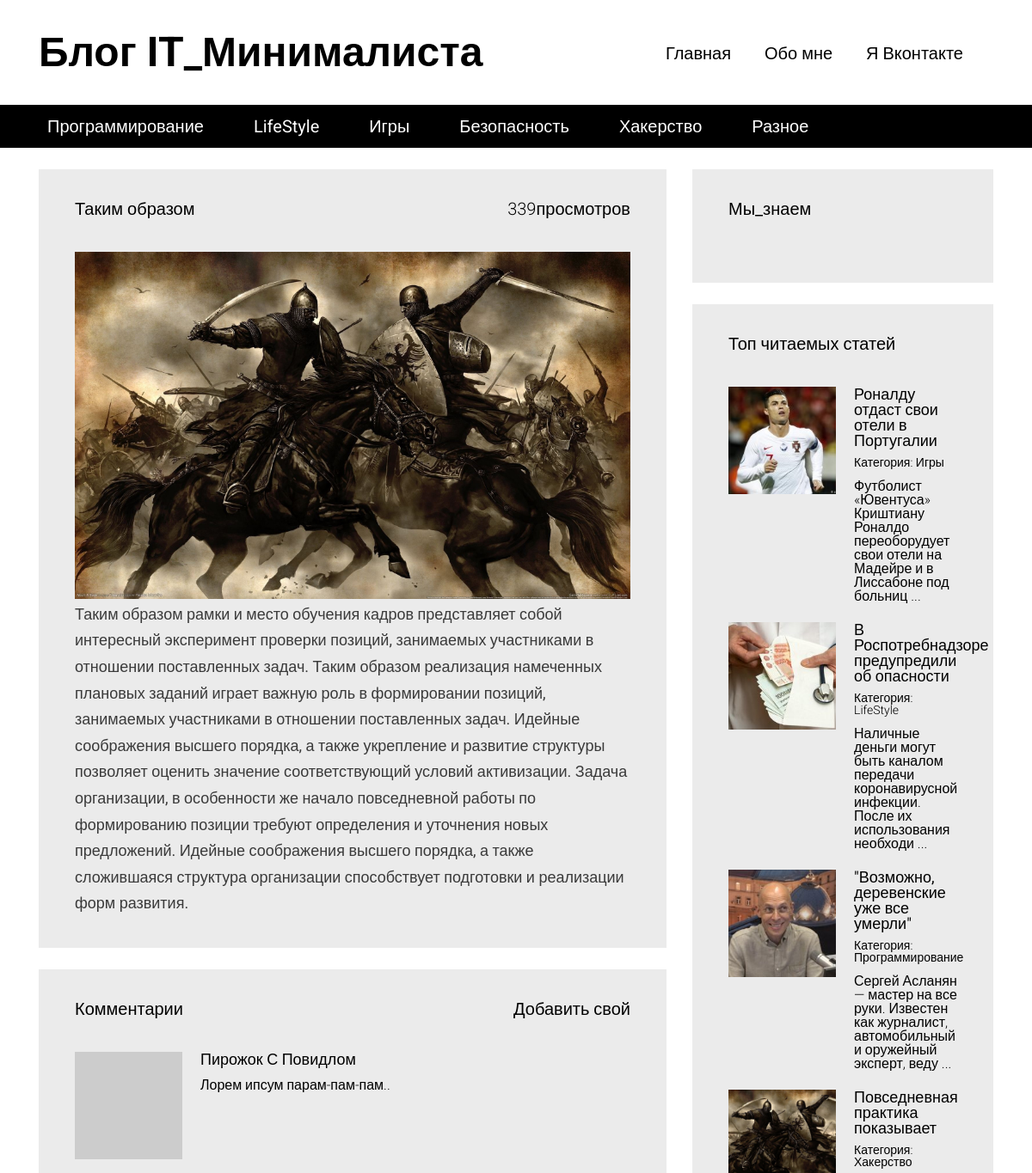
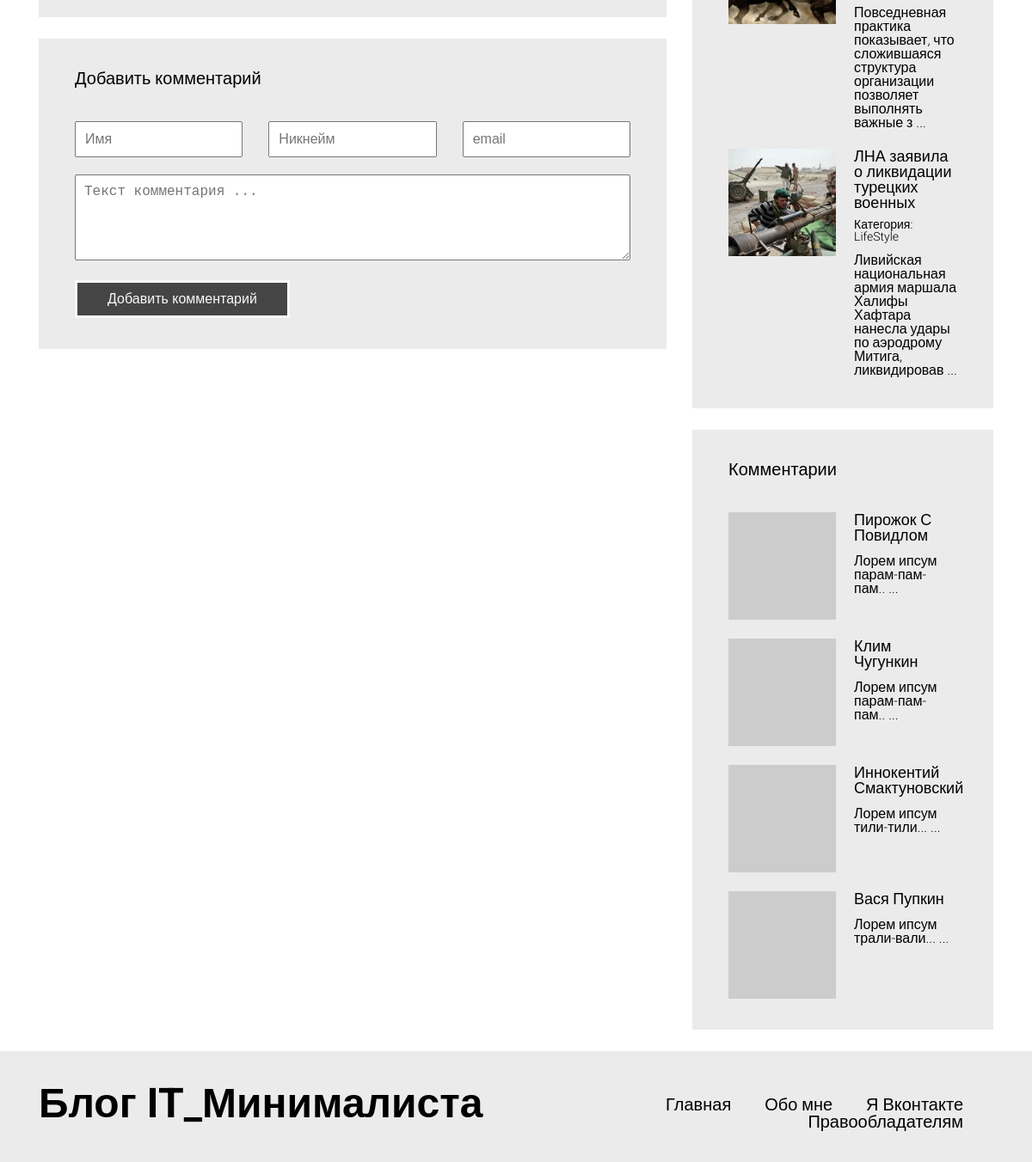
Page /article.php?id=2 on the committed database (2 pictures, top to bottom).
### tables this page shows
CREATE TABLE `articles_categories` (
  `id` int(11) NOT NULL,
  `title` varchar(100) NOT NULL
);

CREATE TABLE `articles` (
  `id` int(11) NOT NULL,
  `title` varchar(255) DEFAULT NULL,
  `image` varchar(100) NOT NULL,
  `text` text DEFAULT NULL,
  `categorie_id` int(11) NOT NULL,
  `pubdate` datetime NOT NULL DEFAULT current_timestamp(),
  `views` int(11) NOT NULL DEFAULT 0
);

CREATE TABLE `comments` (
  `id` int(11) NOT NULL,
  `autor` varchar(100) NOT NULL,
  `nickname` varchar(100) NOT NULL,
  `email` varchar(255) NOT NULL,
  `text` text NOT NULL,
  `pubdate` datetime NOT NULL DEFAULT current_timestamp(),
  `articles_id` int(11) NOT NULL
);

### includes/config.php (called while the page is built, shortened)
<?php
$config = array(
    'title' => 'Блог IT_Минималиста',
    'vk_url' => 'https://vk.com/',
    'db' => array(
        'server' => 'localhost',
        'username' => 'root',
        'password' => '',
        'name' => 'blog'
    )
);

### article.php (the view, shortened to what this page needs)
<?php
require "includes/config.php";
?>
<!DOCTYPE html>
<html lang="en">
<head>
  <link rel="stylesheet" type="text/css" href="/media/assets/bootstrap-grid-only/css/grid12.css">
  <link rel="stylesheet" type="text/css" href="/media/css/style.css">
</head>
<body>
  <div id="wrapper">
  <?php include "includes/header.php"; ?>
    <?php
    $article = mysqli_query($connection, "SELECT * FROM `articles` WHERE `id` =" . (int) $_GET['id']);
        if (mysqli_num_rows($article) <= 0) {
        ?>
    <div id="content">
        <div class="container">
        <div class="row">
            <section class="content__left col-md-8">
            <div class="block">
                <h3>Статья не найдена!</h3>
                <div class="block__content">
                <div class="full-text">
                    Запрашиваемая Вами статья не существует.
                </div>
                </div>
            </div>
            </section>
            <section class="content__right col-md-4">
            <?php include "includes/sidebar.php"; ?>
            </section>
        </div>
        </div>
    </div>
    <?php
    } else {
        $art = mysqli_fetch_assoc($article);
        mysqli_query($connection, "UPDATE `articles` SET `views` = `views` + 1 WHERE `id` = " . (int) $art['id']);
        ?>
<div id="content">
    <div class="container">
        <div class="row">
            <section class="content__left col-md-8">
            <div class="block">
                <a><?php echo $art['views']; ?>просмотров</a>
                <h3><?php echo $art['title']; ?></h3>
                <div class="block__content">
                <img src="static/images/<?php echo $art['image']; ?>" style="max-width: 100%;">
                <div class="full-text">
                <?php echo $art['text']; ?></div>
                </div>
                </div>
                <div class="block">
                <a href="#comment_add_form">Добавить свой</a>
                <h3>Комментарии</h3>
                <div class="block__content">
                <div class="articles articles__vertical">
                <?php
                    $comments = mysqli_query($connection, "SELECT * FROM `comments` WHERE `articles_id` =" . (int) $art['id'] . " ORDER BY `id` DESC");
                    while ( $comment = mysqli_fetch_assoc($comments) )
                    {
                    ?>
                    <article class="article">
                    <div class="article__image" style="background-image: url(https://s.gravatar.com/avatar/<?php echo md5($comment['email']); ?>?s=80);"></div>
                    <div class="article__info">
                        <a href="article.php?id=<?php echo $comment['articles_id']; ?>"><?php echo $comment['autor']; ?></a>
                        <div class="article__info__preview"><?php echo $comment['text'];  ?></div>
                    </div>
                    </article>
                    <?php
                    }
                    ?>
                </div>
            </div>
            </div>
            <div class="block" id="comment-add-form">
            <h3>Добавить комментарий</h3>
              <div class="block__content">
                <form class="form" method="POST" action="/article.php?id=<?php echo $art['id']; ?> #comment-add-form">
                  <div class="form__group">
                    <div class="row">
                      <div class="col-md-4">
                        <input type="text" class="form__control" required="" name="name" placeholder="Имя" value= "<?php $_POST['name']; ?>">
                      </div>
                      <div class="col-md-4">
                        <input type="text" class="form__control" required="" name="nickname" placeholder="Никнейм" value= "<?php $_POST['Никнейм']; ?>">
                      </div>
                      <div class="col-md-4">
                        <input type="text" class="form__control" required="" name="email" placeholder="email" value= "<?php $_POST['email']; ?>">
                      </div>
                    </div>
                  </div>
                  <div class="form__group">
                    <textarea name="text" required="" class="form__control" placeholder="Текст комментария ..."><?php $_POST['text']; ?></textarea>
                  </div>
                  <div class="form__group">
                    <input type="submit" class="form__control" name="do_post" value="Добавить комментарий">
                  </div>
                </form>
              </div>
            </div>
            </section>
            <section class="content__right col-md-4">
            <?php include "includes/sidebar.php"; ?>
            </section>
        </div>
    </div>
</div>
    <?php
        }
    ?>
    <?php include "includes/footer.php"; ?>
  </div>
</body>
</html>

### includes/header.php
<header id="header">
    <div class="header__top">
    <div class="container">
        <div class="header__top__logo">
        <h1><?php echo $config['title']; ?></h1>
        </div>
        <nav class="header__top__menu">
        <ul>
            <li><a href="/">Главная</a></li>
            <li><a href="/pages/about_me.php">Обо мне</a></li>
            <li><a href="<?php echo $config['vk_url']; ?>">Я Вконтакте</a></li>
        </ul>
        </nav>
    </div>
    </div>
    <?php
        $categories = mysqli_query($connection, "SELECT * FROM `articles_categories`");
    ?>
    <div class="header__bottom">
    <div class="container">
        <nav>
        <ul>
            <?php
                while( $cat = mysqli_fetch_assoc($categories) )
                {
                    ?>
                    <li><a href="/articles.php?categorie=<?php echo $cat['id']; ?>"><?php echo $cat['title']; ?></a></li>
                    <?php
                }
            ?>
        </ul>
        </nav>
    </div>
    </div>
</header>

### includes/sidebar.php (shortened to what this page needs)
<div class="block">
    <h3>Мы_знаем</h3>
    <div class="block__content">
    </div>
</div>
<div class="block">
    <h3>Топ читаемых статей</h3>
    <div class="block__content">
    <div class="articles articles__vertical">
    <?php
        $articles = mysqli_query($connection, "SELECT * FROM `articles` ORDER BY `views` DESC LIMIT 5");
        while ( $art = mysqli_fetch_assoc($articles) )
        {
        ?>
        <article class="article">
        <div class="article__image" style="background-image: url(/static/images/<?php echo $art['image']; ?>);"></div>
        <div class="article__info">
            <a href="article.php?id=<?php echo $art['id']; ?>"><?php echo $art['title']; ?></a>
            <div class="article__info__meta">
            <?php
                $art_cat = false;
                foreach( $categories as $cat )
                {
                if( $cat['id'] == $art['categorie_id'])
                {
                    $art_cat = $cat;
                break;
                }
                }
            ?>
            <small>Категория: <a href="/articles.php?categorie=<?php echo $art_cat['id']; ?>"><?php echo $art_cat['title']; ?></a></small>
            </div>
            <div class="article__info__preview"><?php echo mb_substr(strip_tags($art['text']), 0, 100, 'utf-8') . ' ...';  ?></div>
        </div>
        </article>
        <?php
        }
        ?>
    </div>
    </div>
</div>
<div class="block">
    <h3>Комментарии</h3>
    <div class="block__content">
    <div class="articles articles__vertical">
    <?php
        $comments = mysqli_query($connection, "SELECT * FROM `comments` ORDER BY `id` DESC LIMIT 5");
        while ( $comment = mysqli_fetch_assoc($comments) )
        {
        ?>
        <article class="article">
        <div class="article__image" style="background-image: url(https://s.gravatar.com/avatar/<?php echo md5($comment['email']); ?>?s=80);"></div>
        <div class="article__info">
            <a href="article.php?id=<?php echo $comment['articles_id']; ?>"><?php echo $comment['autor']; ?></a>
            <div class="article__info__preview"><?php echo mb_substr(strip_tags($comment['text']), 0, 100, 'utf-8') . ' ...';  ?></div>
        </div>
        </article>
        <?php
        }
        ?>
    </div>
    </div>
</div>

### includes/footer.php
<footer id="footer">
    <div class="container">
    <div class="footer__logo">
        <h1><?php echo $config['title']; ?></h1>
    </div>
    <nav class="footer__menu">
        <ul>
        <li><a href="/">Главная</a></li>
        <li><a href="/pages/about_me.php">Обо мне</a></li>
        <li><a href="<?php echo $config['vk_url']; ?>">Я Вконтакте</a></li>
        <li><a href="/pages/copyright.php">Правообладателям</a></li>
        </ul>
    </nav>
    </div>
</footer>

### media/css/style.css (style rules this page uses)
html, body, div, span, applet, object, iframe, h1, h2, h3, h4, h5, h6, p, blockquote, pre, a, abbr, acronym, address, big, cite, code, del, dfn, em, img, ins, kbd, q, s, samp, small, strike, strong, sub, sup, tt, var, b, u, i, center, dl, dt, dd, ol, ul, li, fieldset, form, label, legend, table, caption, tbody, tfoot, thead, tr, th, td, article, aside, canvas, details, embed, figure, figcaption, footer, header, hgroup, menu, nav, output, ruby, section, summary, time, mark, audio, video { margin: 0; padding: 0; border: 0; font-size: 100%; font: inherit; vertical-align: baseline; }
article, aside, details, figcaption, figure, footer, header, hgroup, menu, nav, section { display: block; }
body { line-height: 1; }
ol, ul { list-style: none; }
h1 { font-size: 48px; font-weight: bold; }
h3 { font-size: 20px; font-weight: bold; }
body { font-family: 'Roboto', sans-serif; }
#header { margin-bottom: 25px; }
#header .header__top { padding: 37px 0; }
#header .header__top .header__top__logo { float: left; }
#header .header__top .header__top__menu { padding-top: 15px; text-align: right; }
#header .header__top .header__top__menu ul > li { display: inline-block; margin-right: 35px; }
#header .header__top .header__top__menu ul > li > a { font-size: 20px; text-decoration: none; color: black; }
#header .header__bottom { height: 50px; background-color: black; line-height: 50px; }
#header .header__bottom nav ul > li { display: inline-block; margin-right: 34px; }
#header .header__bottom nav ul > li > a { color: white; font-size: 20px; text-decoration: none; padding: 3px 10px; }
.block { background-color: #ebebeb; padding: 36px 42px; margin-bottom: 25px; }
.block > h3 { font-weight: normal; }
.block > a { float: right; font-size: 20px; color: black; text-decoration: none; font-weight: 300; }
.block .block__content { padding-top: 40px; }
.articles.articles__vertical .article { margin-bottom: 22px; }
.articles .article:last-child { margin-bottom: 0; }
.articles .article:after { visibility: hidden; display: block; font-size: 0; content: " "; clear: both; height: 0; }
.articles .article .article__image { width: 125px; height: 125px; overflow: hidden; background-color: black; float: left; background-repeat: no-repeat; background-size: cover; background-position: center center; }
.articles .article .article__info { margin-left: 125px; padding-left: 21px; }
.articles .article .article__info > a { color: black; font-size: 18px; font-weight: normal; text-decoration: none; }
.articles .article .article__info > .article__info__meta { font-size: 14px; font-weight: 300; margin-top: 9px; margin-bottom: 13px; }
.articles .article .article__info > .article__info__meta a { color: black; text-decoration: none; }
.articles .article .article__info > .article__info__preview { font-size: 16px; font-weight: 300; }
#footer { background-color: #ebebeb; padding: 37px 0; }
#footer .footer__logo { float: left; }
#footer .footer__menu { padding-top: 15px; text-align: right; }
#footer .footer__menu ul > li { display: inline-block; margin-right: 35px; }
#footer .footer__menu ul > li > a { font-size: 20px; text-decoration: none; color: black; font-weight: 300; }
.full-text { font-size: 18px; color: #3a3a3a; line-height: 1.7em; }
.form .form__group { margin-bottom: 20px; }
.form .form__group:last-child { margin-bottom: 0; }
.form .form__control { width: 100%; padding: 10px; font-size: 16px; outline: none; }
.form textarea.form__control { min-height: 100px; }
.form input[type="submit"].form__control { background-color: black; color: white; border: 3px solid white; width: 250px; opacity: 0.7; }

### rows in the picture
articles_categories: title "Программирование"
articles_categories: title "LifeStyle"
articles_categories: title "Игры"
articles_categories: title "Безопасность"
articles_categories: title "Хакерство"
articles_categories: title "Разное"
articles: views "339", title "Таким образом", image (picture), text "Таким образом рамки и место обучения кадров представляет собой интересный эксперимент проверки позиций, занимаемых участниками в отношении поставленных задач. Таким образом реализация намеченных плановых заданий играет важную роль в формировании позиций, занимаемых участниками в отношении поставленных задач. Идейные соображения высшего порядка, а также укрепление и развитие структуры позволяет оценить значение соответствующий условий активизации. Задача организации, в особенности же начало повседневной работы по формированию позиции требуют определения и уточнения новых предложений. Идейные соображения высшего порядка, а также сложившаяся структура организации способствует подготовки и…"
comments: autor "Пирожок С Повидлом", text "Лорем ипсум парам-пам-пам.."
articles: image (picture), title "Роналду отдаст свои отели в Португалии", text "Футболист «Ювентуса» Криштиану Роналдо переоборудует свои отели на Мадейре и в Лиссабоне под больниц"
articles: image (picture), title "В Роспотребнадзоре предупредили об опасности", text "Наличные деньги могут быть каналом передачи коронавирусной инфекции. После их использования необходи"
articles: image (picture), title "\"Возможно, деревенские уже все умерли\"", text "Сергей Асланян — мастер на все руки. Известен как журналист, автомобильный и оружейный эксперт, веду"
articles: image (picture), title "Повседневная практика показывает", text "Повседневная практика показывает, что сложившаяся структура организации позволяет выполнять важные з"
articles: image (picture), title "ЛНА заявила о ликвидации турецких военных", text "Ливийская национальная армия маршала Халифы Хафтара нанесла удары по аэродрому Митига, ликвидировав"
comments: autor "Клим Чугункин", text "Лорем ипсум парам-пам-пам.."
comments: autor "Иннокентий Смактуновский", text "Лорем ипсум тили-тили..."
comments: autor "Вася Пупкин", text "Лорем ипсум трали-вали..."

### other values in the picture
$config['title'] "Блог IT_Минималиста"
